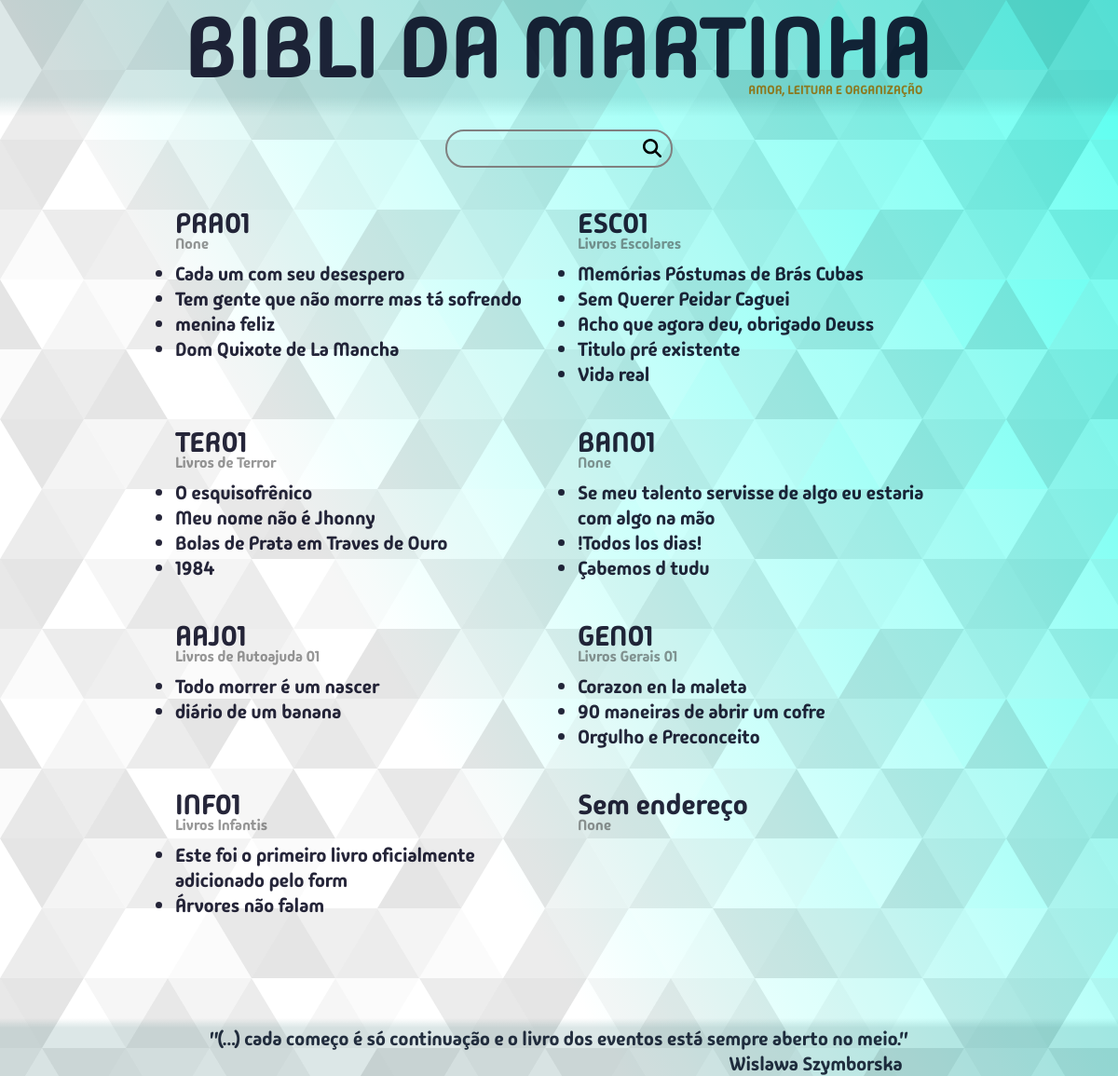
The page /mapadabibli/ on the database its author committed.
### bibm/models.py (models this page shows, shortened)
class Endereco(models.Model):
    codigo = models.CharField(max_length=5, validators=[validacao_endereco])
    descricao = models.CharField(max_length=300, blank=True, null=True)
    comentario = models.TextField(blank=True, null=True)
    class Meta:
        verbose_name = "Endereço"

class Livro(models.Model):
    titulo = models.CharField(max_length=300, unique=True)
    editora = models.CharField(max_length=300, blank=True, null=True)
    autor = models.ForeignKey(Autor, on_delete=models.SET_DEFAULT, default=1)
    genero = models.ForeignKey(Genero, on_delete=models.SET_DEFAULT, default=1)
    tema = models.CharField(max_length=600, blank=True, null=True)
    lendo = models.BooleanField(default=False)
    lido = models.BooleanField(default=False)
    data_leitura = models.DateField(blank=True, null=True)
    leria_de_novo = models.BooleanField(default=False)
    notas = [(1,"1"),(2,"2"),(3,"3"),(4,"4"),(5,"5"),(6,"6"),(7,"7"),(8,"8"),(9,"9"),(10,"10")]
    classificacao = models.IntegerField(choices=notas, blank=True, null=True)
    endereco = models.ForeignKey(Endereco, on_delete=models.SET_NULL, blank=True, null=True)
    data_compra = models.DateField(null=True)
    regiao = models.ForeignKey(Regiao, on_delete=models.SET_DEFAULT, default=2)
    comentario = models.TextField(blank=True, null=True)
    planejamento = models.PositiveIntegerField(unique=True, blank=True, null=True)

### bibm/views/views_mapa.py (the view)
# urls.py: path("mapadabibli/", views.mapa_da_bibli, name="mapa_da_bibli"),
def mapa_da_bibli(request):
    search_term = request.GET.get("q","")
    if search_term != "":
        enderecos = Endereco.objects.filter(Q(
            Q(codigo__icontains=search_term) |
            Q(descricao__icontains=search_term)
        ))
    else:
        enderecos = Endereco.objects.all()
    enderecos_dict = {}
    if enderecos.exists():
        for endereco in enderecos:
            livro_lista = []
            livros_endereco = Livro.objects.filter(endereco__codigo = endereco.codigo)
            for livro in livros_endereco:
                livro_lista.append((livro.id, livro.titulo))
            enderecos_dict[endereco.codigo] = ((endereco.id, endereco.descricao),livro_lista)
    if search_term == "" or search_term.lower() in "sem endereço":
        livro_lista = []
        livros_endereco = Livro.objects.filter(endereco = None)
        for livro in livros_endereco:
            livro_lista.append((livro.id, livro.titulo))
        enderecos_dict["Sem endereço"] = ((None ,None),livro_lista)
    if not enderecos_dict:
        messages.info(request,"Sua busca retornou sem resultados.")
    context = {
        "enderecos": enderecos_dict,
        "mapa_da_bibli": True,
    }
    return render(request, "bibm/pages/mapaDaBibli.html",context)

### bibm/templates/bibm/pages/mapaDaBibli.html (shortened to what this page needs)
{% extends 'bibm/estru.html' %}
{% load static %}
{% block content %}
  <div class="container-search-box-mapa">
    <form action="{% url 'bibm:mapa_da_bibli' %}" class="search-form-mapa caixa-de-pesquisa">
      <input type="search" class="search-input" name="q" value="{{ search_term }}" />
      <button type="submit" class="search-button lupa">
				<img src="{% static 'bibm/img/magnifying-glass-solid.svg' %}" alt="Lupa" />
		</button>
    </form>
  </div>
	<div class="container-mapa-box">
		{% for endereco, tupla in enderecos.items %}
		<div class="endereco-box">
			<div class="endereco-titulo-box">
				<span class="endereco-titulo">{{ endereco }}</span>
			</div>
			{% if tupla.0 %}
			<div class="endereco-descricao-box">
				<span class="endereco-descricao">{{ tupla.0.1 }}</span>
			</div>
			{% endif %}
			{% for livro_id, livro_titulo in tupla.1 %}
			<div class="endereco-livros" draggable="true">
				<span class="endereco-livro-titulo btn-azul">{{ livro_titulo }}</span>
			</div>
			{% endfor %}
		</div>
		{% endfor %}
	</div>
{% endblock %}

### bibm/static/bibm/css/estilos.css (style rules this page uses)
:root { --vermelho: 21; --verde: 95; --azul: 95; --cor-do-titulo: rgba(var(--vermelho), var(--verde), var(--azul), 0.15); --cod-do-titulo-bottom: rgba(var(--vermelho), var(--verde), var(--azul), 0); --azul-livro-atual: #4a9e9771; --verde-livro-atual: #07691c71; --vermelho-livro-atual: #b1432771; --cor-da-borda: gray; --recuo-padrao: calc(80vw + 2rem); --color-primary: #269fe6; --color-white: #fff; --color-escrita-padrao: rgba(0, 0, 24, 0.85); }
* { margin: 0; padding: 0; }
html { font-size: 62.5%; }
body { font-size: calc(1.2rem + 0.7vw); overflow: hidden auto; }
button { position: inherit; border: none; font-family: inherit; background: none; color: inherit; }

### bibm/static/bibm/css/searchBox.css (style rules this page uses)
.container-search-box-mapa { margin: 0 auto; margin-bottom: 2rem; width: fit-content; display: flex; justify-content: center; }
.search-form-mapa { border: 2px solid var(--cor-da-borda); min-width: 19.5rem; width: 20vw; border-radius: 20px; position: relative; transition: all 300ms ease-in-out; }
.search-input, .search-button { border: none; background: none; outline: none; padding: 1rem; transition: all 300ms ease-in-out; font-family: inherit; }
.search-button img { width: 2rem; }
.search-button { position: absolute; top: -.2rem; right: 0; }
.search-input { width: 100%; padding-right: 3rem; }

### bibm/static/bibm/css/mapaDaBibli.css (style rules this page uses)
.container-mapa-box { position: relative; display: flex; flex-flow: row wrap; width: var(--recuo-padrao); margin: 0 auto; justify-content: center; }
.endereco-box { position: relative; display: flex; flex-flow: column; text-align: center; padding: 2rem; width: 40%; }
.endereco-titulo-box { display: flex; justify-content: left; }
.endereco-titulo { font-size: calc(1.8rem + 1vw); }
.endereco-livros { display: list-item; list-style-type: disc; }
.endereco-livro-titulo { display: flex; flex-flow: column; justify-content: left; text-align: left; }
.endereco-descricao-box { display: flex; position: relative; justify-content: left; top: -.8rem; }
.endereco-descricao { font-size: calc(1rem + .5vw); color: rgba(50, 50, 50, .5); }

### rows shown on the page
Endereco: enderecos "PRA01"
Livro: 1 "Cada um com seu desespero"
Livro: 1 "Tem gente que não morre mas tá sofrendo"
Livro: 1 "menina feliz"
Livro: 1 "Dom Quixote de La Mancha"
Endereco: enderecos "ESC01", descricao "Livros Escolares"
Livro: 1 "Memórias Póstumas de Brás Cubas"
Livro: 1 "Sem Querer Peidar Caguei"
Livro: 1 "Acho que agora deu, obrigado Deuss"
Livro: 1 "Titulo pré existente"
Livro: 1 "Vida real"
Endereco: enderecos "TER01", descricao "Livros de Terror"
Livro: 1 "O esquisofrênico"
Livro: 1 "Meu nome não é Jhonny"
Livro: 1 "Bolas de Prata em Traves de Ouro"
Livro: 1 "1984"
Endereco: enderecos "BAN01"
Livro: 1 "Se meu talento servisse de algo eu estaria com algo na mão"
Livro: 1 "!Todos los dias!"
Livro: 1 "Çabemos d tudu"
Endereco: enderecos "AAJ01", descricao "Livros de Autoajuda 01"
Livro: 1 "Todo morrer é um nascer"
Livro: 1 "diário de um banana"
Endereco: enderecos "GEN01", descricao "Livros Gerais 01"
Livro: 1 "Corazon en la maleta"
Livro: 1 "90 maneiras de abrir um cofre"
Livro: 1 "Orgulho e Preconceito"
Endereco: enderecos "INF01", descricao "Livros Infantis"
Livro: 1 "Este foi o primeiro livro oficialmente adicionado pelo form"
Livro: 1 "Árvores não falam"

### other values the page prints
{{ tupla.0.1 }} "None" "None" "None"
{{ endereco }} "Sem endereço"
